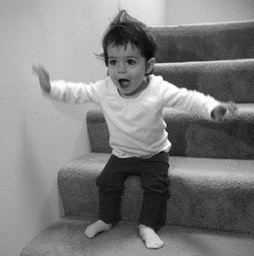
#> input picture scratch/girl_with_book.jpg, 254 x 256 px, shrunk from 718 x 724 before the run
$ python clustering.py
#> lines starting #> are read from the running program, lines starting #| are printed output that depends on the picture
### scratch/linear_algebra.py
from typing import List

Vector = List[float]

height_weight_age = [70,  # inches,
                     170, # pounds,
                     40 ] # years

grades = [95,   # exam1
          80,   # exam2
          75,   # exam3
          62 ]  # exam4

def add(v: Vector, w: Vector) -> Vector:
    """Adds corresponding elements"""
    assert len(v) == len(w), "vectors must be the same length"

    return [v_i + w_i for v_i, w_i in zip(v, w)]

assert add([1, 2, 3], [4, 5, 6]) == [5, 7, 9]

def subtract(v: Vector, w: Vector) -> Vector:
    """Subtracts corresponding elements"""
    assert len(v) == len(w), "vectors must be the same length"

    return [v_i - w_i for v_i, w_i in zip(v, w)]

assert subtract([5, 7, 9], [4, 5, 6]) == [1, 2, 3]

def vector_sum(vectors: List[Vector]) -> Vector:
    """Sums all corresponding elements"""
    # Check that vectors is not empty
    assert vectors, "no vectors provided!"

    # Check the vectors are all the same size
    num_elements = len(vectors[0])
    assert all(len(v) == num_elements for v in vectors), "different sizes!"

    # the i-th element of the result is the sum of every vector[i]
    return [sum(vector[i] for vector in vectors)
            for i in range(num_elements)]

assert vector_sum([[1, 2], [3, 4], [5, 6], [7, 8]]) == [16, 20]

def scalar_multiply(c: float, v: Vector) -> Vector:
    """Multiplies every element by c"""
    return [c * v_i for v_i in v]

assert scalar_multiply(2, [1, 2, 3]) == [2, 4, 6]

def vector_mean(vectors: List[Vector]) -> Vector:
    """Computes the element-wise average"""
    n = len(vectors)
    return scalar_multiply(1/n, vector_sum(vectors))

assert vector_mean([[1, 2], [3, 4], [5, 6]]) == [3, 4]

def dot(v: Vector, w: Vector) -> float:
    """Computes v_1 * w_1 + ... + v_n * w_n"""
    assert len(v) == len(w), "vectors must be same length"

    return sum(v_i * w_i for v_i, w_i in zip(v, w))

assert dot([1, 2, 3], [4, 5, 6]) == 32  # 1 * 4 + 2 * 5 + 3 * 6

def sum_of_squares(v: Vector) -> float:
    """Returns v_1 * v_1 + ... + v_n * v_n"""
    return dot(v, v)

assert sum_of_squares([1, 2, 3]) == 14  # 1 * 1 + 2 * 2 + 3 * 3

import math

def magnitude(v: Vector) -> float:
    """Returns the magnitude (or length) of v"""
    return math.sqrt(sum_of_squares(v))   # math.sqrt is square root function

assert magnitude([3, 4]) == 5

def squared_distance(v: Vector, w: Vector) -> float:
    """Computes (v_1 - w_1) ** 2 + ... + (v_n - w_n) ** 2"""
    return sum_of_squares(subtract(v, w))

def distance(v: Vector, w: Vector) -> float:
    """Computes the distance between v and w"""
    return math.sqrt(squared_distance(v, w))


def distance(v: Vector, w: Vector) -> float:  # type: ignore
    return magnitude(subtract(v, w))

# Another type alias
Matrix = List[List[float]]

A = [[1, 2, 3],  # A has 2 rows and 3 columns
     [4, 5, 6]]

B = [[1, 2],     # B has 3 rows and 2 columns
     [3, 4],
     [5, 6]]

from typing import Tuple

def shape(A: Matrix) -> Tuple[int, int]:
    """Returns (# of rows of A, # of columns of A)"""
    num_rows = len(A)
    num_cols = len(A[0]) if A else 0   # number of elements in first row
    return num_rows, num_cols

assert shape([[1, 2, 3], [4, 5, 6]]) == (2, 3)  # 2 rows, 3 columns

def get_row(A: Matrix, i: int) -> Vector:
    """Returns the i-th row of A (as a Vector)"""
    return A[i]             # A[i] is already the ith row

# [4 lines left out: function get_column, not called in this run]

from typing import Callable

def make_matrix(num_rows: int,
                num_cols: int,
                entry_fn: Callable[[int, int], float]) -> Matrix:
    """
    Returns a num_rows x num_cols matrix
    whose (i,j)-th entry is entry_fn(i, j)
    """
    return [[entry_fn(i, j)             # given i, create a list
             for j in range(num_cols)]  #   [entry_fn(i, 0), ... ]
            for i in range(num_rows)]   # create one list for each i

def identity_matrix(n: int) -> Matrix:
    """Returns the n x n identity matrix"""
    return make_matrix(n, n, lambda i, j: 1 if i == j else 0)

assert identity_matrix(5) == [[1, 0, 0, 0, 0],
                              [0, 1, 0, 0, 0],
                              [0, 0, 1, 0, 0],
                              [0, 0, 0, 1, 0],
                              [0, 0, 0, 0, 1]]

data = [[70, 170, 40],
        [65, 120, 26],
        [77, 250, 19],
        # ....
       ]

friendships = [(0, 1), (0, 2), (1, 2), (1, 3), (2, 3), (3, 4),
               (4, 5), (5, 6), (5, 7), (6, 8), (7, 8), (8, 9)]

#            user 0  1  2  3  4  5  6  7  8  9
#
friend_matrix = [[0, 1, 1, 0, 0, 0, 0, 0, 0, 0],  # user 0
                 [1, 0, 1, 1, 0, 0, 0, 0, 0, 0],  # user 1
                 [1, 1, 0, 1, 0, 0, 0, 0, 0, 0],  # user 2
                 [0, 1, 1, 0, 1, 0, 0, 0, 0, 0],  # user 3
                 [0, 0, 0, 1, 0, 1, 0, 0, 0, 0],  # user 4
                 [0, 0, 0, 0, 1, 0, 1, 1, 0, 0],  # user 5
                 [0, 0, 0, 0, 0, 1, 0, 0, 1, 0],  # user 6
                 [0, 0, 0, 0, 0, 1, 0, 0, 1, 0],  # user 7
                 [0, 0, 0, 0, 0, 0, 1, 1, 0, 1],  # user 8
                 [0, 0, 0, 0, 0, 0, 0, 0, 1, 0]]  # user 9

assert friend_matrix[0][2] == 1, "0 and 2 are friends"
assert friend_matrix[0][8] == 0, "0 and 8 are not friends"

# only need to look at one row
friends_of_five = [i
                   for i, is_friend in enumerate(friend_matrix[5])
                   if is_friend]

### scratch/clustering.py
from scratch.linear_algebra import Vector

def num_differences(v1: Vector, v2: Vector) -> int:
    assert len(v1) == len(v2)
    return len([x1 for x1, x2 in zip(v1, v2) if x1 != x2])

assert num_differences([1, 2, 3], [2, 1, 3]) == 2
assert num_differences([1, 2], [1, 2]) == 0

from typing import List
from scratch.linear_algebra import vector_mean

def cluster_means(k: int,
                  inputs: List[Vector],
                  assignments: List[int]) -> List[Vector]:
    # clusters[i] contains the inputs whose assignment is i
    clusters = [[] for i in range(k)]
    for input, assignment in zip(inputs, assignments):
        clusters[assignment].append(input)

    # if a cluster is empty, just use a random point
    return [vector_mean(cluster) if cluster else random.choice(inputs)
            for cluster in clusters]

import itertools
import random
import tqdm
from scratch.linear_algebra import squared_distance

class KMeans:
    def __init__(self, k: int) -> None:
        self.k = k                      # number of clusters
        self.means = None

    def classify(self, input: Vector) -> int:
        """return the index of the cluster closest to the input"""
        return min(range(self.k),
                   key=lambda i: squared_distance(input, self.means[i]))

    def train(self, inputs: List[Vector]) -> None:
        # Start with random assignments
        assignments = [random.randrange(self.k) for _ in inputs]

        with tqdm.tqdm(itertools.count()) as t:
            for _ in t:
                # Compute means and find new assignments
                self.means = cluster_means(self.k, inputs, assignments)
                new_assignments = [self.classify(input) for input in inputs]

                # Check how many assignments changed and if we're done
                num_changed = num_differences(assignments, new_assignments)
                if num_changed == 0:
                    return

                # Otherwise keep the new assignments, and compute new means
                assignments = new_assignments
                self.means = cluster_means(self.k, inputs, assignments)
                t.set_description(f"changed: {num_changed} / {len(inputs)}")

from typing import NamedTuple, Union

class Leaf(NamedTuple):
    value: Vector

leaf1 = Leaf([10,  20])
leaf2 = Leaf([30, -15])

class Merged(NamedTuple):
    children: tuple
    order: int

merged = Merged((leaf1, leaf2), order=1)

Cluster = Union[Leaf, Merged]

def get_values(cluster: Cluster) -> List[Vector]:
    if isinstance(cluster, Leaf):
        return [cluster.value]
    else:
        return [value
                for child in cluster.children
                for value in get_values(child)]

assert get_values(merged) == [[10, 20], [30, -15]]

from typing import Callable
from scratch.linear_algebra import distance

# [16 lines left out: functions cluster_distance, get_merge_order, not called in this run]

from typing import Tuple

# [51 lines left out: functions get_children, bottom_up_cluster, generate_clusters, not called in this run]

def main():


    inputs: List[List[float]] = [[-14,-5],[13,13],[20,23],[-19,-11],[-9,-16],[21,27],[-49,15],[26,13],[-46,5],[-34,-1],[11,15],[-49,0],[-22,-16],[19,28],[-12,-8],[-13,-19],[-41,8],[-11,-6],[-25,-9],[-18,-3]]

    random.seed(12)                   # so you get the same results as me
    clusterer = KMeans(k=3)
    clusterer.train(inputs)
    means = sorted(clusterer.means)   # sort for the unit test

    assert len(means) == 3

    # Check that the means are close to what we expect.
    assert squared_distance(means[0], [-44, 5]) < 1
    assert squared_distance(means[1], [-16, -10]) < 1
    assert squared_distance(means[2], [18, 20]) < 1

    random.seed(0)
    clusterer = KMeans(k=2)
    clusterer.train(inputs)
    means = sorted(clusterer.means)

    assert len(means) == 2
    assert squared_distance(means[0], [-26, -5]) < 1
    assert squared_distance(means[1], [18, 20]) < 1

    from matplotlib import pyplot as plt

    def squared_clustering_errors(inputs: List[Vector], k: int) -> float:
        """finds the total squared error from k-means clustering the inputs"""
        clusterer = KMeans(k)
        clusterer.train(inputs)
        means = clusterer.means
        assignments = [clusterer.classify(input) for input in inputs]

        return sum(squared_distance(input, means[cluster])
                   for input, cluster in zip(inputs, assignments))

    # now plot from 1 up to len(inputs) clusters

    ks = range(1, len(inputs) + 1)
    errors = [squared_clustering_errors(inputs, k) for k in ks]

    plt.plot(ks, errors)
    plt.xticks(ks)
    plt.xlabel("k")
    plt.ylabel("total squared error")
    plt.title("Total Error vs. # of Clusters")
    # plt.show()


    plt.savefig('im/total_error_vs_num_clusters')
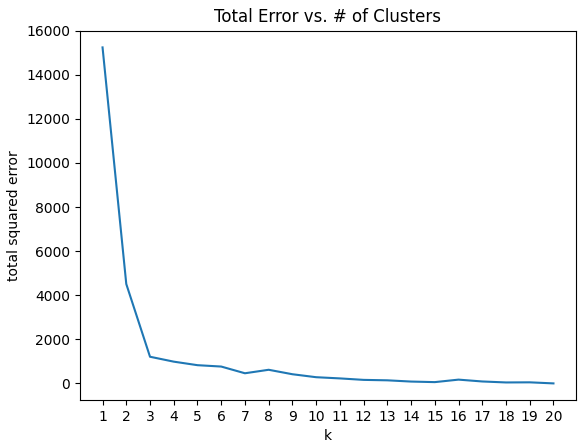
#> figure drawn by matplotlib, 1 panel; curve peaks at x = 1, y = 15241.4
    plt.gca().clear()

    image_path = r"girl_with_book.jpg"    # wherever your image is
    import matplotlib.image as mpimg
    img = mpimg.imread(image_path) / 256  # rescale to between 0 and 1
#> img: shape (256, 254, 3) float64; min 0.0234, max 0.996, mean 0.498

    # .tolist() converts a numpy array to a Python list
    pixels = [pixel.tolist() for row in img for pixel in row]
#> pixels = 65024 items

    clusterer = KMeans(5)
    clusterer.train(pixels)   # this might take a while

    def recolor(pixel: Vector) -> Vector:
        cluster = clusterer.classify(pixel)        # index of the closest cluster
        return clusterer.means[cluster]            # mean of the closest cluster

    new_img = [[recolor(pixel) for pixel in row]   # recolor this row of pixels
               for row in img]                     # for each row in the image


    plt.close()

    plt.imshow(new_img)
    plt.axis('off')
    # plt.show()


    plt.savefig('im/recolored_girl_with_book.jpg')
    plt.gca().clear()

    base_cluster = bottom_up_cluster(inputs)

    three_clusters = [get_values(cluster)
                      for cluster in generate_clusters(base_cluster, 3)]


    # sort smallest to largest
    tc = sorted(three_clusters, key=len)
    assert len(tc) == 3
    assert [len(c) for c in tc] == [2, 4, 14]
    assert sorted(tc[0]) == [[11, 15], [13, 13]]


    plt.close()

    for i, cluster, marker, color in zip([1, 2, 3],
                                         three_clusters,
                                         ['D','o','*'],
                                         ['r','g','b']):
        xs, ys = zip(*cluster)  # magic unzipping trick
        plt.scatter(xs, ys, color=color, marker=marker)

        # put a number at the mean of the cluster
        x, y = vector_mean(cluster)
        plt.plot(x, y, marker='$' + str(i) + '$', color='black')

    plt.title("User Locations -- 3 Bottom-Up Clusters, Min")
    plt.xlabel("blocks east of city center")
    plt.ylabel("blocks north of city center")
    # plt.show()


    plt.savefig('im/bottom_up_clusters_min.png')
    plt.gca().clear()
    plt.close()


    base_cluster_max = bottom_up_cluster(inputs, max)
    three_clusters_max = [get_values(cluster)
                          for cluster in generate_clusters(base_cluster_max, 3)]

    for i, cluster, marker, color in zip([1, 2, 3],
                                         three_clusters_max,
                                         ['D','o','*'],
                                         ['r','g','b']):
        xs, ys = zip(*cluster)  # magic unzipping trick
        plt.scatter(xs, ys, color=color, marker=marker)

        # put a number at the mean of the cluster
        x, y = vector_mean(cluster)
        plt.plot(x, y, marker='$' + str(i) + '$', color='black')

    plt.title("User Locations -- 3 Bottom-Up Clusters, Max")
    plt.xlabel("blocks east of city center")
    plt.ylabel("blocks north of city center")
    plt.savefig('im/bottom_up_clusters_max.png')
    plt.gca().clear()

#> (the run stopped early here; a loop or call above may not have finished)
